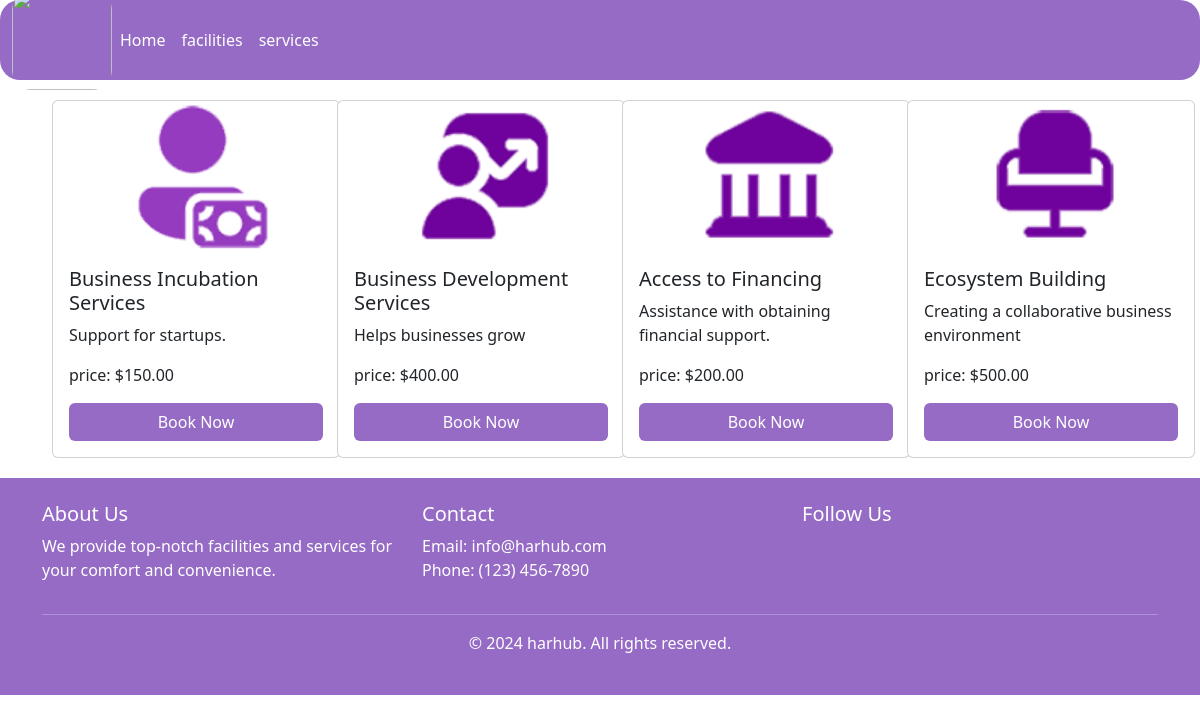
Page /services/ on the committed database.
### services/models.py (models this page shows, shortened)
class Service(models.Model):
    name = models.CharField(max_length=100)
    description = models.TextField()
    image = models.ImageField(upload_to='services')
    price = models.DecimalField(max_digits=10, decimal_places=2)
    category = models.ForeignKey(Category, on_delete=models.CASCADE)

### services/views.py (the view)
# urls.py: path('', include('services.urls')),
def services(request):
    categories = Category.objects.all()
    services = Service.objects.all()
    return render(request, 'services.html', {'services': services, 'categories': categories})

### services/Templates/services.html
{% extends 'base.html' %}
{% block content %}
<div class="container">
    <div class="row " style="margin-top: 20px;">
      {% for service in services %}
        <div class="col-md-3 ">
          <div class="card" style="width: 18rem; margin-left: 10px; margin-right: 10px; ">
            <img src="{{ service.image.url }}" style="height: 150px; width: 150px;  margin-left: 25%;"  class="card-img-top" alt="">
            <div class="card-body">
              <h5 class="card-title">{{service.name }}</h5>
              <p class="card-text">{{ service.description }}</p>
              <p class="card-text">price: ${{ service.price }}</p>
              <button class="btn " style="background-color: #956bc5; width: 100%; color: white;">Book Now</button>
            </div>
          </div>
        </div>
      {% endfor %}
    </div>
  </div>
{% endblock %}

### rows in the picture
Service: image (picture), name "Business Incubation Services", description "Support for startups.", price "150.00"
Service: image (picture), name "Business Development Services", description "Helps businesses grow", price "400.00"
Service: image (picture), name "Access to Financing", description "Assistance with obtaining financial support.", price "200.00"
Service: image (picture), name "Ecosystem Building", description "Creating a collaborative business environment", price "500.00"
